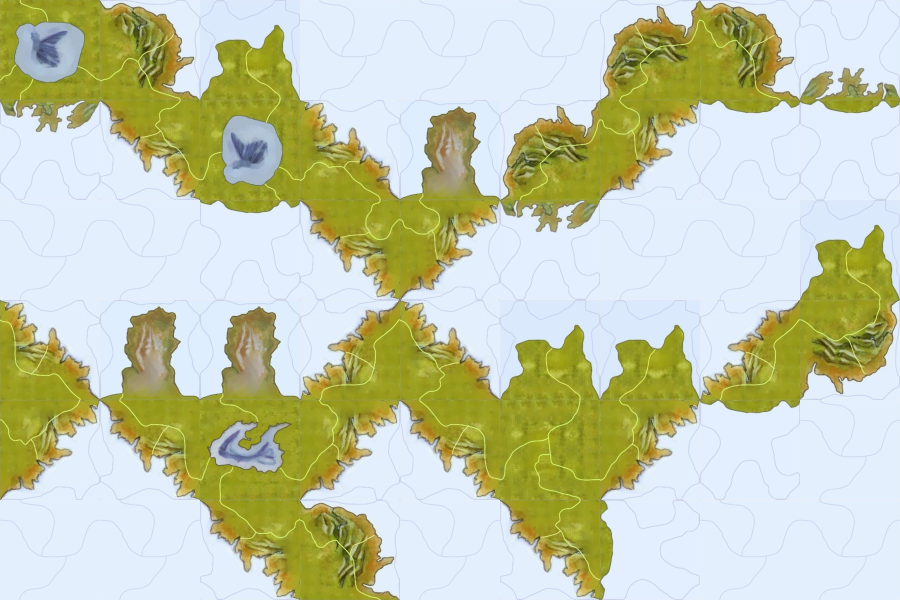
#> input picture example.png, 2700 x 1800 px (shown at 1/3 size)
$ python parse_tile.py ../example.png
#> lines starting #> are read from the running program, lines starting #| are printed output that depends on the picture
#!/usr/bin/env python

'''
    So, what does this do?

    Reads a tile .jpg

    segregates the 4 tiles in the image by cropping a square shape around them

    displays the results for inspection

    resizes the square crops to the same size

    writes all 4 to disk as separate images
'''
import os
import argparse
from PIL import Image
import numpy as np

import matplotlib.pyplot as plt
import matplotlib.patches as mpatches

from skimage.filters import threshold_otsu
from skimage.segmentation import clear_border
from skimage.measure import label, regionprops
from skimage.morphology import closing, footprint_rectangle
from skimage.color import rgb2gray, rgb2hsv

FINAL_SIZE = 300

def read_image(filename):
#> called with filename = '../example.png'
    return Image.open(filename)
#> returned value is the input picture: PIL image 2700x1800 RGB; mean R, G, B 196.2, 202.7, 172.4

def my_convert(image: np.ndarray):
    return image[...,1]
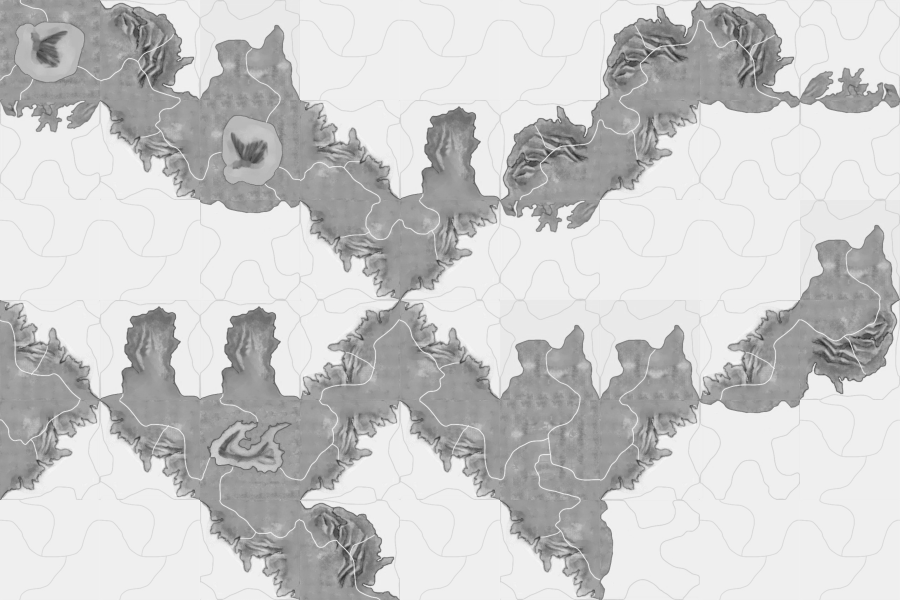
#> returned value: shape (1800, 2700) (shown at 1/3 size); min 34, max 253, mean 202.7

def crop_tiles(image: Image):
    '''
    modified from the example on scikit-image:
        https://scikit-image.org/docs/stable/auto_examples/segmentation/plot_label.html#sphx-glr-auto-examples-segmentation-plot-label-py
    '''

    # apply threshold
    grayimg = my_convert(np.asarray(image))
    bw = grayimg < 240
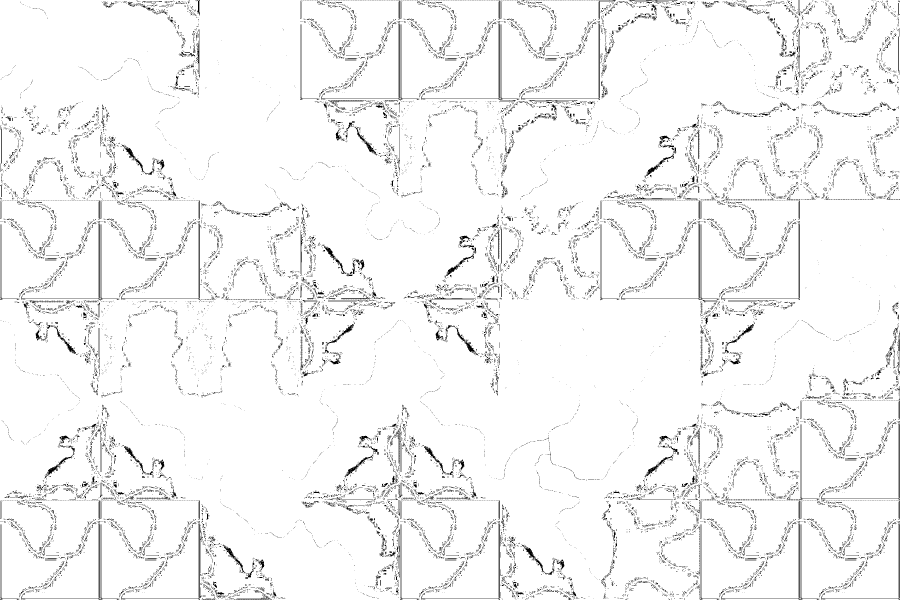
#> bw: shape (1800, 2700) bool (shown at 1/3 size); 96% white; black in thin lines or dots

    # label image regions
    label_image = label(bw)
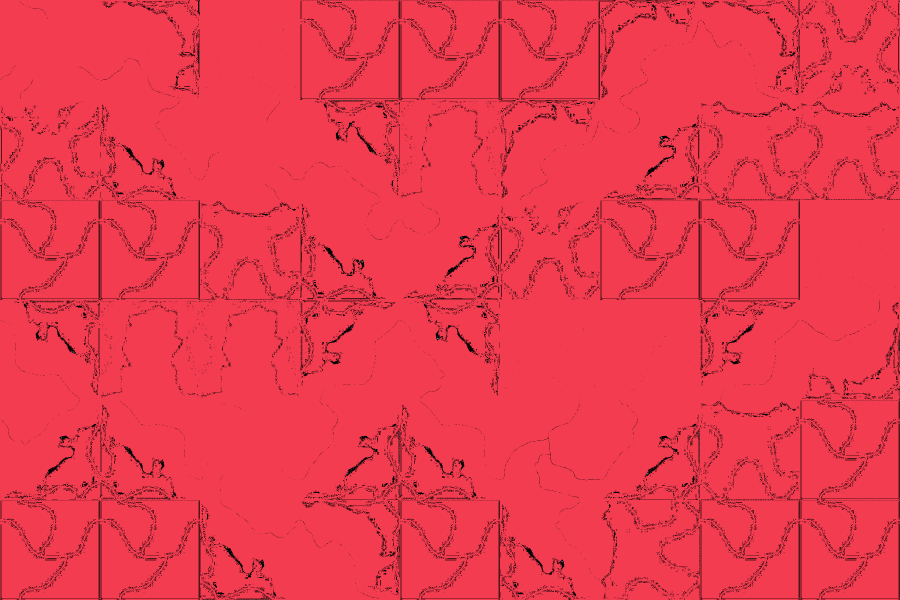
#> label_image: shape (1800, 2700) int32 (shown at 1/3 size); 422 distinct labels, from 0 to 421; one colour per label, 0 black

    TRIM = 0
    result = []
    for region in regionprops(label_image):
        if region.area > 200**2:
            minr, minc, maxr, maxc = region.bbox
            result.append([minc+TRIM, minr+TRIM, maxc-TRIM, maxr-TRIM])
#> this loop made 421 passes
#> (minr, minc, maxr, maxc) on pass 1: (0, 0, 1800, 2700)
#> after the loop, result = [[0, 0, 2700, 1800]]

#> (the run stopped early here; a loop or call above may not have finished)
